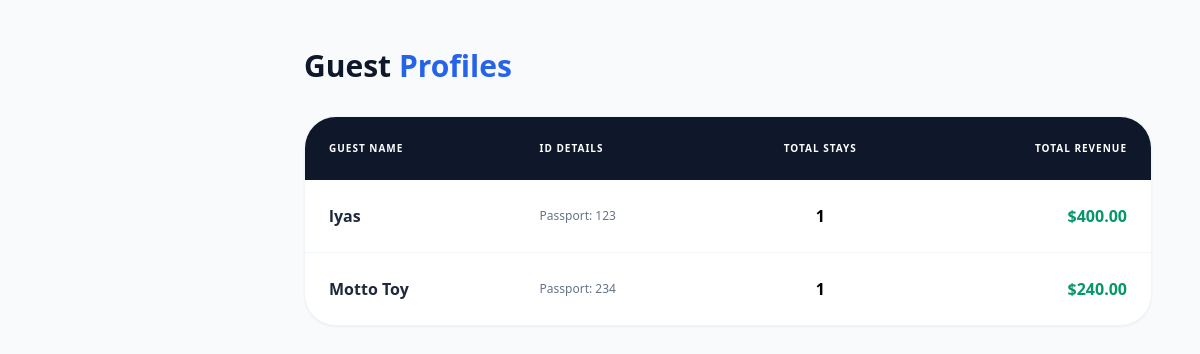
Screenshot of /manage_guests.php (signed in) with the database file from the repository.
### tables this page shows
CREATE TABLE `guests` (
  `guest_id` int(11) NOT NULL,
  `full_name` varchar(100) NOT NULL,
  `id_type` enum('Passport','National ID','Drivers License') DEFAULT NULL,
  `id_number` varchar(50) DEFAULT NULL,
  `contact_info` varchar(100) DEFAULT NULL,
  `loyalty_status` enum('New','Regular','VIP') DEFAULT 'New'
);

### manage_guests.php (the view, shortened to what this page needs)
<?php
include('db.php');
$guest_query = "SELECT g.*,
                COUNT(b.booking_id) as total_stays,
                SUM(DATEDIFF(b.check_out, b.check_in) * r.price_per_night) as total_spent
                FROM guests g
                LEFT JOIN bookings b ON g.guest_id = b.guest_id
                LEFT JOIN rooms r ON b.room_id = r.room_id
                GROUP BY g.guest_id ORDER BY total_spent DESC";
$guests = mysqli_query($conn, $guest_query);
?>
<!DOCTYPE html>
<html lang="en">
<head>
    <meta charset="UTF-8"><script src="https://cdn.tailwindcss.com"></script>
</head>
<body class="bg-slate-50 flex min-h-screen">
    <main class="flex-1 ml-64 p-12">
        <h2 class="text-3xl font-black text-slate-900 mb-8">Guest <span class="text-blue-600">Profiles</span></h2>
        <div class="bg-white rounded-[2rem] overflow-hidden shadow-sm border border-slate-100">
            <table class="w-full text-left">
                <thead class="bg-slate-900 text-white text-[10px] uppercase tracking-widest">
                    <tr>
                        <th class="p-6">Guest Name</th>
                        <th class="p-6">ID Details</th>
                        <th class="p-6 text-center">Total Stays</th>
                        <th class="p-6 text-right">Total Revenue</th>
                    </tr>
                </thead>
                <tbody class="divide-y divide-slate-100">
                    <?php while($row = mysqli_fetch_assoc($guests)): ?>
                    <tr class="hover:bg-slate-50 transition">
                        <td class="p-6 font-bold text-slate-800"><?php echo $row['full_name']; ?></td>
                        <td class="p-6 text-xs text-slate-500"><?php echo $row['id_type']; ?>: <?php echo $row['id_number']; ?></td>
                        <td class="p-6 text-center font-black"><?php echo $row['total_stays']; ?></td>
                        <td class="p-6 text-right font-black text-emerald-600">$<?php echo number_format($row['total_spent'], 2); ?></td>
                    </tr>
                    <?php endwhile; ?>
                </tbody>
            </table>
        </div>
    </main>
</body>
</html>

### rows the page displays
guests: full_name "lyas", id_type "Passport", id_number "123", total_stays "1", total_spent "400.00"
guests: full_name "Motto Toy", id_type "Passport", id_number "234", total_stays "1", total_spent "240.00"
